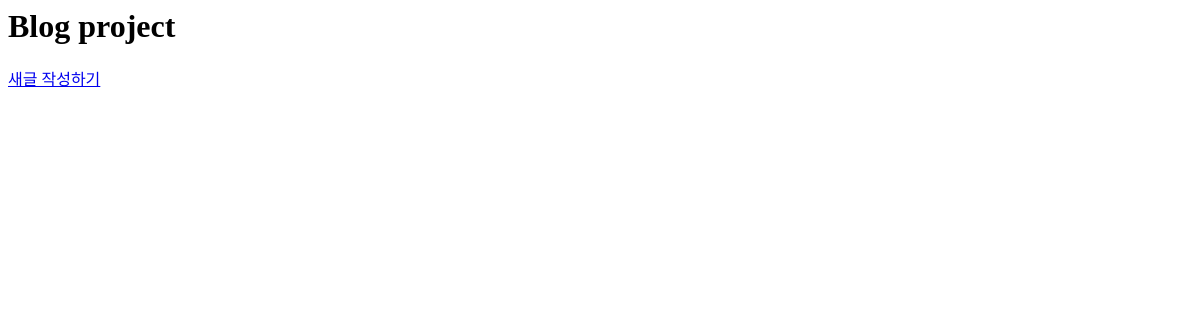
Before: / with the older database file.
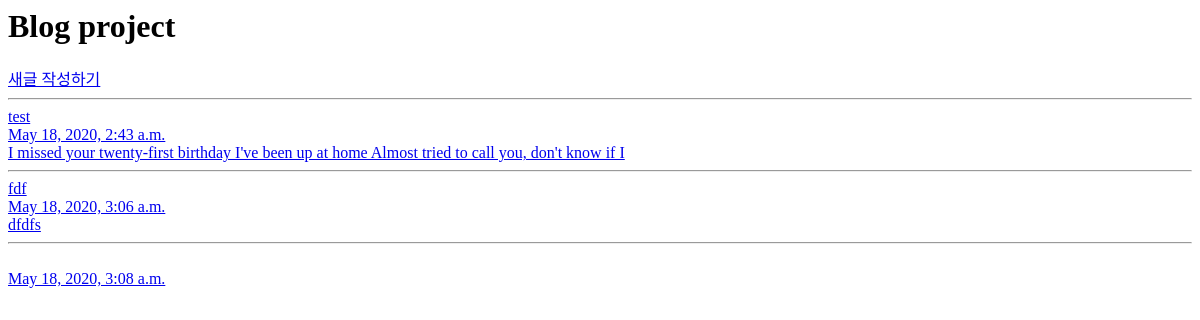
After: the same page with the newer database file.
### blog/models.py (models this page shows, shortened)
class Blog(models.Model):
    title = models.CharField(max_length=2000)
    pub_date = models.DateTimeField()
    body = models.TextField()
    def summary(self):
        return self.body[:100]

### blog/views.py (the view)
# urls.py: path('', blog.views.list, name = "list"),
def list(request):
    blogs = Blog.objects.all()
    return render(request, 'list.html', {'blogs':blogs})

### blog/templates/list.html
<h1>Blog project</h1>
<a href="{%url 'new'%}">새글 작성하기</a>
{% for blog in blogs %}
<hr>
<a href="{%url 'detail' blog.id%}">
{{blog.title}}
<br>
{{blog.pub_date}}
<br>
{{blog.summary}}
<br>
</a>
{% endfor %}

Changed rows visible on the page:
added Blog: title "test", pub_date "May 18, 2020, 2:43 a.m.", summary "I missed your twenty-first birthday I've been up at home Almost tried to call you, don't know if I"
added Blog: title "fdf", pub_date "May 18, 2020, 3:06 a.m.", summary "dfdfs"
added Blog: pub_date "May 18, 2020, 3:08 a.m."
